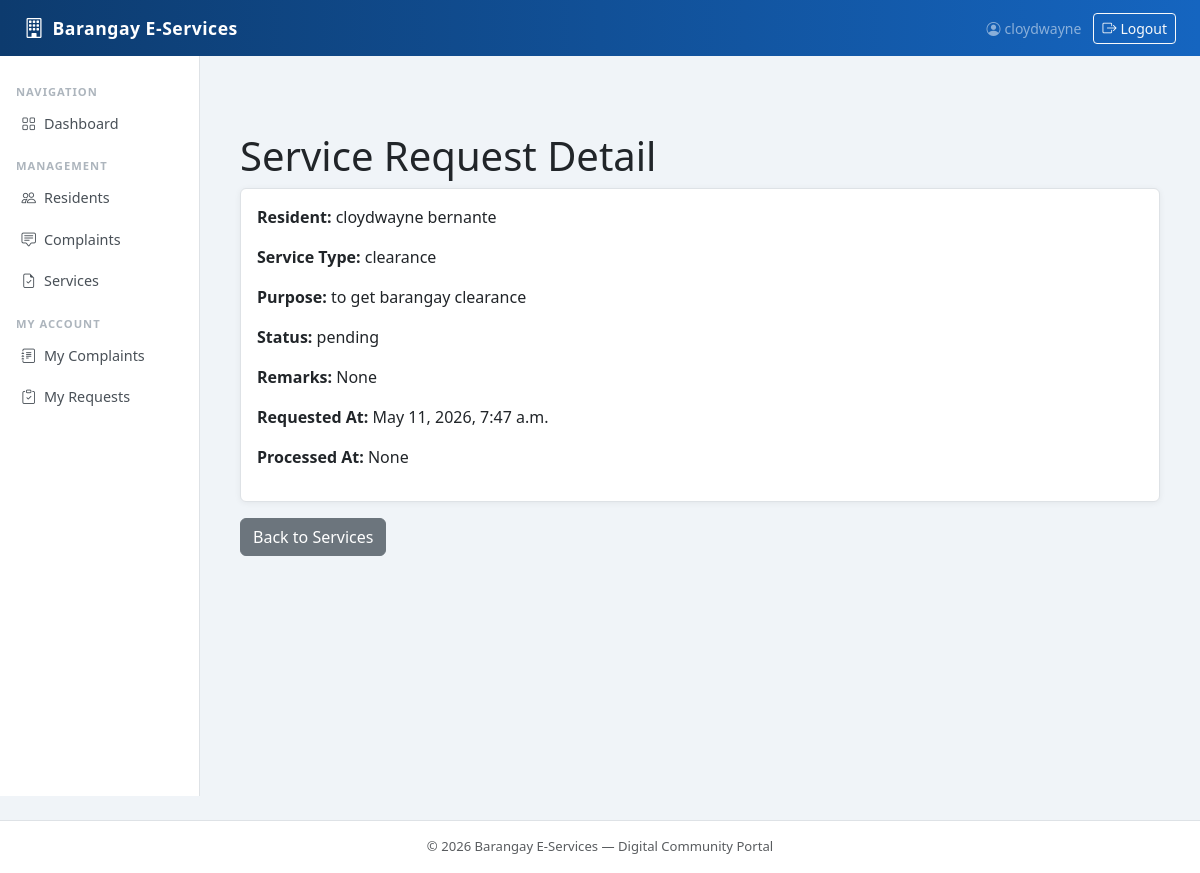
The app's page /services/1/ (signed in) with its own data.
### authentication/models.py (models this page shows)
class User(AbstractUser):
    ROLE_CHOICES = (
        ('resident', 'Resident'),
        ('staff', 'Staff'),
        ('admin', 'Admin'),
    )
    role = models.CharField(max_length=20, choices=ROLE_CHOICES)
    groups = models.ManyToManyField(
        'auth.Group',
        related_name='authentication_users',
        blank=True,
        help_text='The groups this user belongs to.',
        verbose_name='groups',
    )
    user_permissions = models.ManyToManyField(
        'auth.Permission',
        related_name='authentication_users',
        blank=True,
        help_text='Specific permissions for this user.',
        verbose_name='user permissions',
    )

### services/models.py (models this page shows, shortened)
class ServiceRequest(models.Model):
    SERVICE_CHOICES = (
        ('clearance', 'Barangay Clearance'),
        ('indigency', 'Certificate of Indigency'),
        ('residency', 'Certificate of Residency'),
        ('business_permit', 'Business Permit'),
        ('other', 'Other'),
    )
    STATUS_CHOICES = (
        ('pending', 'Pending'),
        ('approved', 'Approved'),
        ('rejected', 'Rejected'),
        ('completed', 'Completed'),
    )
    resident = models.ForeignKey(Resident, on_delete=models.CASCADE)
    service_type = models.CharField(max_length=50, choices=SERVICE_CHOICES)
    purpose = models.TextField()
    status = models.CharField(max_length=20, choices=STATUS_CHOICES, default='pending')
    remarks = models.TextField(blank=True, null=True)
    requested_at = models.DateTimeField(auto_now_add=True)
    processed_at = models.DateTimeField(blank=True, null=True)

### residents/models.py (models this page shows)
class Resident(models.Model):
    user = models.OneToOneField(User, on_delete=models.CASCADE)
    first_name = models.CharField(max_length=100)
    last_name = models.CharField(max_length=100)
    middle_name = models.CharField(max_length=100, blank=True, null=True)
    birth_date = models.DateField()
    gender = models.CharField(max_length=10)
    contact_number = models.CharField(max_length=13)
    purok = models.CharField(max_length=100)
    address = models.TextField()
    civil_status = models.CharField(max_length=20)
    created_at = models.DateTimeField(auto_now_add=True)
    def __str__(self):
        return f"{self.first_name} {self.last_name}"

### services/views.py (the view)
# urls.py: path('<int:pk>/', views.service_detail, name='service_detail'),
@login_required
def service_detail(request, pk):
    service = get_object_or_404(ServiceRequest, pk=pk)
    return render(request, 'services/service_detail.html', {'service': service})

### templates/services/service_detail.html
{% extends 'base/base.html' %}
{% block content %}
<div class="container mt-5">
    <h1>Service Request Detail</h1>
    <div class="card">
        <div class="card-body">
            <p><strong>Resident:</strong> {{ service.resident }}</p>
            <p><strong>Service Type:</strong> {{ service.service_type }}</p>
            <p><strong>Purpose:</strong> {{ service.purpose }}</p>
            <p><strong>Status:</strong> {{ service.status }}</p>
            <p><strong>Remarks:</strong> {{ service.remarks }}</p>
            <p><strong>Requested At:</strong> {{ service.requested_at }}</p>
            <p><strong>Processed At:</strong> {{ service.processed_at }}</p>
        </div>
    </div>
    <a href="{% url 'services:service_list' %}" class="btn btn-secondary mt-3">Back to Services</a>
</div>
{% endblock %}

### templates/base/base.html (shortened to what this page needs)
<!DOCTYPE html>
<html lang="en">
<head>
    <link href="https://cdn.jsdelivr.net/npm/bootstrap@5.3.3/dist/css/bootstrap.min.css" rel="stylesheet">
    <link href="https://cdn.jsdelivr.net/npm/bootstrap-icons@1.11.3/font/bootstrap-icons.min.css" rel="stylesheet">
</head>
<body>
<nav class="navbar navbar-expand-lg navbar-dark">
    <div class="container-fluid px-4">
        <a class="navbar-brand d-flex align-items-center gap-2" href="{% url 'core:dashboard' %}">
            <i class="bi bi-building fs-5"></i>
            <span>Barangay E-Services</span>
        </a>
        <div class="collapse navbar-collapse" id="mainNav">
            <ul class="navbar-nav ms-auto align-items-center gap-1">
                {% if user.is_authenticated %}
                <li class="nav-item">
                    <span class="navbar-text text-white-50 small me-2">
                        <i class="bi bi-person-circle me-1"></i>{{ user.username }}
                    </span>
                </li>
                <li class="nav-item">
                    <form method="post" action="{% url 'authentication:logout_user' %}" class="d-inline m-0">
                        <button type="submit" class="btn btn-sm btn-outline-light">
                            <i class="bi bi-box-arrow-right me-1"></i>Logout
                        </button>
                    </form>
                </li>
                {% endif %}
            </ul>
        </div>
    </div>
</nav>
{% block full_page %}
<div class="container-fluid">
    <div class="row">
        {% if user.is_authenticated %}
        <nav class="col-md-2 d-none d-md-block sidebar py-3 px-2">
            <div class="position-sticky pt-1">
                <p class="sidebar-heading px-2 mt-2 mb-1">Navigation</p>
                <ul class="nav flex-column gap-1">
                    <li class="nav-item">
                        <a class="nav-link {% block nav_dashboard %}{% endblock %}" href="{% url 'core:dashboard' %}">
                            <i class="bi bi-grid me-2"></i>Dashboard
                        </a>
                    </li>
                </ul>
                <p class="sidebar-heading px-2 mt-3 mb-1">Management</p>
                <ul class="nav flex-column gap-1">
                    <li class="nav-item">
                        <a class="nav-link {% block nav_residents %}{% endblock %}" href="{% url 'residents:resident_list' %}">
                            <i class="bi bi-people me-2"></i>Residents
                        </a>
                    </li>
                    <li class="nav-item">
                        <a class="nav-link {% block nav_complaints %}{% endblock %}" href="{% url 'complaints:complaint_list' %}">
                            <i class="bi bi-chat-square-text me-2"></i>Complaints
                        </a>
                    </li>
                    <li class="nav-item">
                        <a class="nav-link {% block nav_services %}{% endblock %}" href="{% url 'services:service_list' %}">
                            <i class="bi bi-file-earmark-check me-2"></i>Services
                        </a>
                    </li>
                </ul>
                <p class="sidebar-heading px-2 mt-3 mb-1">My Account</p>
                <ul class="nav flex-column gap-1">
                    <li class="nav-item">
                        <a class="nav-link {% block nav_my_complaints %}{% endblock %}" href="{% url 'complaints:my_complaints' %}">
                            <i class="bi bi-journal-text me-2"></i>My Complaints
                        </a>
                    </li>
                    <li class="nav-item">
                        <a class="nav-link {% block nav_my_requests %}{% endblock %}" href="{% url 'services:my_requests' %}">
                            <i class="bi bi-clipboard-check me-2"></i>My Requests
                        </a>
                    </li>
                </ul>
            </div>
        </nav>
        <main class="col-md-10 page-content">
        {% else %}
        <main class="col-12 page-content">
        {% endif %}
            {% block content %}{% endblock %}
        </main>
    </div>
</div>
{% endblock %}
<footer class="border-top bg-white text-center text-muted py-3 mt-4">
    &copy; {% now "Y" %} Barangay E-Services &mdash; Digital Community Portal
</footer>
</body>
</html>

### templates/base/base.html (style rules this page uses)
body { background-color: #f0f4f8; }
.navbar { background: linear-gradient(90deg, #0d3b6e 0%, #1565c0 100%) !important; }
.navbar-brand { font-weight: 700; letter-spacing: .5px; font-size: 1.1rem; }
.sidebar { min-height: calc(100vh - 60px); background: #fff; border-right: 1px solid #dee2e6; }
.sidebar .nav-link { color: #495057; border-radius: .375rem; padding: .5rem .85rem; font-size: .9rem; }
.sidebar .nav-link i { width: 20px; }
.sidebar-heading { font-size: .7rem; font-weight: 700; text-transform: uppercase; letter-spacing: 1px; color: #adb5bd; }
.page-content { padding: 1.75rem; }
.card { border: 1px solid #dee2e6; box-shadow: 0 1px 6px rgba(0,0,0,.06); }
footer { font-size: .82rem; }

### records on screen
User: username "cloydwayne"
ServiceRequest: resident "cloydwayne bernante", service_type "clearance", purpose "to get barangay clearance", status "pending", remarks "None", requested_at "May 11, 2026, 7:47 a.m.", processed_at "None"
